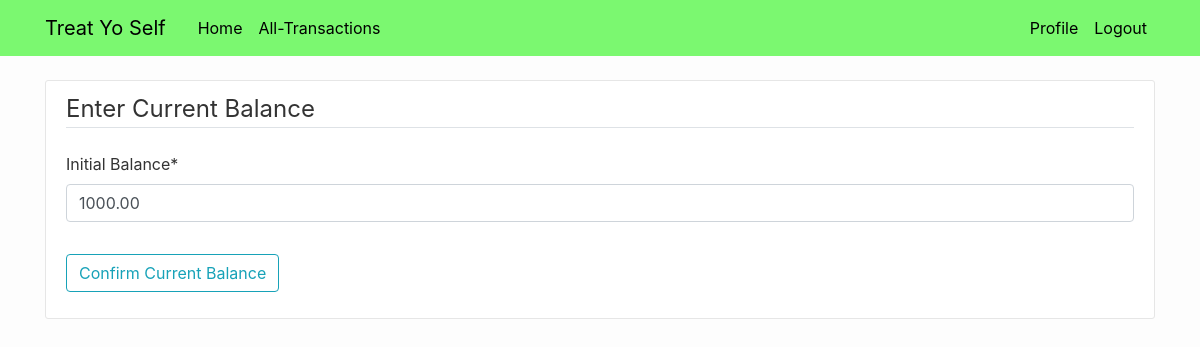
The page /enter_balance/ (signed in) on the database as committed earlier.
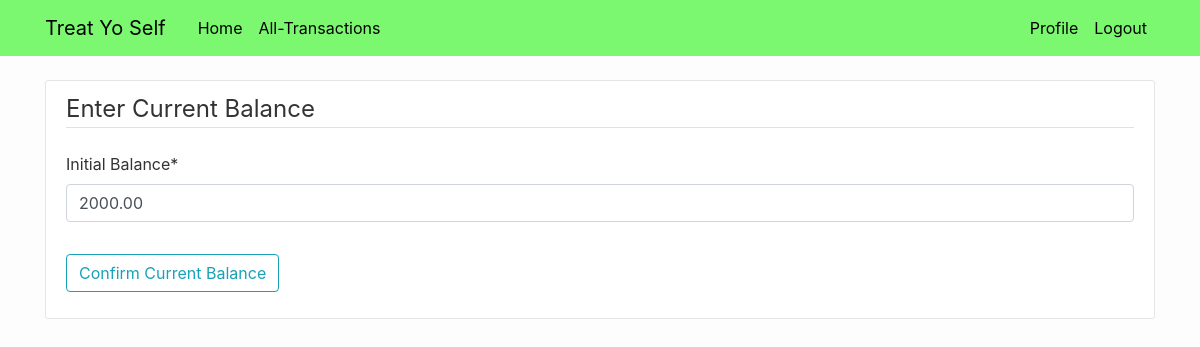
The same page on the database as committed later.
### budgeting/models.py (models this page shows, shortened)
class Total(models.Model):
    initial_amount = models.DecimalField("Initial Balance",
                                         max_digits=10, decimal_places=2, null=True)
    total_amount = models.DecimalField(
        max_digits=10, decimal_places=2, null=True)
    total_amount_gained = models.DecimalField(
        max_digits=10, decimal_places=2, null=True)
    total_amount_spent = models.DecimalField(
        max_digits=10, decimal_places=2, null=True)
    author = models.OneToOneField(User, on_delete=models.CASCADE, unique=True)

### budgeting/views.py (the view, shortened to what this page needs)
# urls.py: path('enter_balance/', TotalCreateView.as_view(),
class TotalCreateView(LoginRequiredMixin, CreateView):
    model = Total
    form_class = TotalForm
    template_name = 'budgeting/total_form.html'
    def get(self, request, *args, **kwargs):
        total = None
        try:
            total = Total.objects.get(author=request.user)
        except Exception as e:
            print(e)
        if total:
            form = TotalForm(instance=total)
        else:
            form = self.form_class(initial=self.initial)
        return render(request, self.template_name, {'form': form})

### budgeting/forms.py
class TotalForm(forms.ModelForm):
    class Meta:
        model = Total
        fields = ['initial_amount']

### budgeting/templates/budgeting/total_form.html (shortened to what this page needs)
{% extends "budgeting/base.html" %}
{% load crispy_forms_tags %}
{% block content %}
<div class="content-section">
    <form method="POST">
        <fieldset class="form-group" class="asteriskField">
            <legend class="border-bottom mb-4">
                Enter Current Balance
            </legend>
            {{ form|crispy }}
        </fieldset>
        <div class="form-group">
            <button class="btn btn-outline-info" type="submit">
                Confirm Current Balance
            </button>
        </div>
    </form>
</div>
{% endblock content %}

### budgeting/templates/budgeting/base.html (shortened to what this page needs)
{% load static %}
<!DOCTYPE html>
<html lang="en">
<head>
  <link rel="stylesheet" href="https://maxcdn.bootstrapcdn.com/bootstrap/4.0.0/css/bootstrap.min.css"
 />
  <link rel="stylesheet"  href="{% static 'budgetcss/main.css'%}">
  </head>
  <body>
    <header class="site-header">
      <nav class="navbar navbar-expand-md navbar-dark bg-steel fixed-top">
        <div class="container">
          <a class="navbar-brand mr-4" href="/">Treat Yo Self</a>
          <div class="collapse navbar-collapse" id="navbarToggle">
            <div class="navbar-nav mr-auto">
              <a class="nav-item nav-link" href="{% url 'budgeting-home'%}">Home</a>
                {% if user.is_authenticated %}
                    <a class="nav-item nav-link" href="{% url 'all-transactions'%}">All-Transactions</a>
                {% endif %}
            </div>
            <div class="navbar-nav">
              {% if user.is_authenticated %}
                <a class="nav-item nav-link" href="{% url 'profile' %}">Profile</a>
                <a class="nav-item nav-link" href="{% url 'logout' %}">Logout</a>
              {% else %}
                <a class="nav-item nav-link" href="{% url 'login' %}">Login</a>
                <a class="nav-item nav-link" href="{% url 'register' %}">Register</a>
              {% endif %}
            </div>
          </div>
        </div>
    </nav>
  </header>
    <main role="main" class="container">
        {% block content %}{% endblock content%}
    </main>
  </body>
</html>

### budgeting/static/budgetcss/main.css (style rules this page uses)
body { background: #fdfdfd; color: #333333; margin-top: 5rem; }
.bg-steel { background-color: #7bf870; }
.site-header .navbar-nav .nav-link { color: #000000; }
.site-header .navbar-brand { color: #000000; }
.content-section { background: #ffffff; padding: 10px 20px; border: 1px solid #e6e6e6; border-radius: 3px; margin-bottom: 20px; }

Rows that differ between the two databases and show on the page:
removed Total: initial_amount "1000.00"
added Total: initial_amount "2000.00"
